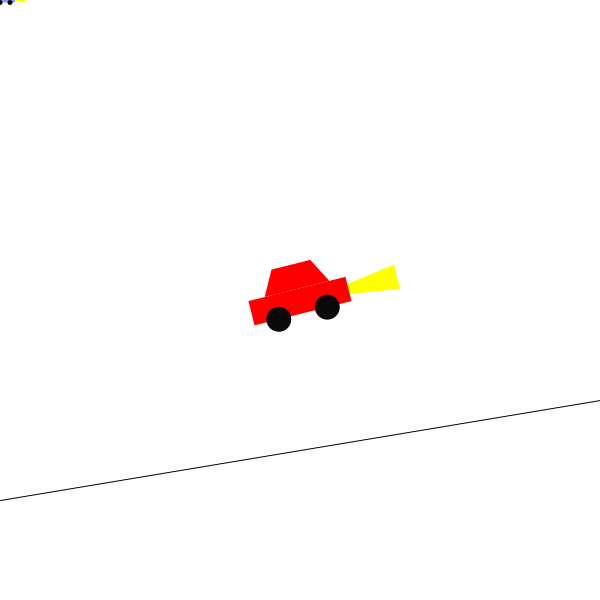
Frame 1 (no input)
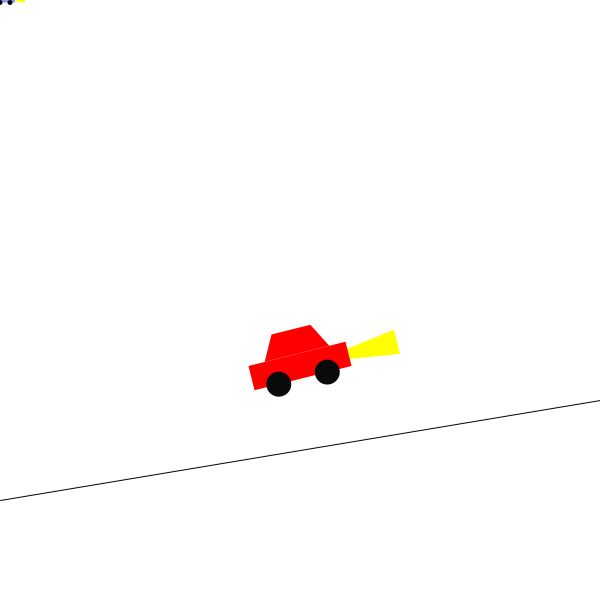
Frame 60 (the mouse pressed at the canvas centre just before this capture)
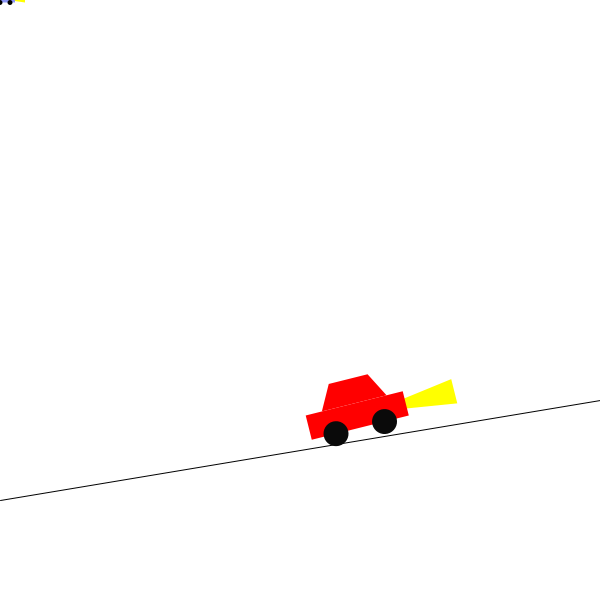
Frame 120 (the mouse held since frame 60 and released just before this capture)

The Processing sketch that drew these frames (run headless with seeded random() and noise(); from frame 60 on, the mouse is pressed at the canvas centre):

// Processing sketch: CarGame
// ── CarGame.pde
Truck littleCar;
Truck BIGCAR;
boolean drive;
boolean drive2;
boolean right;
boolean left;
boolean right2;
boolean left2;
float groundStartY = 100;
float groundEndY = 200;
float groundEndX;
float groundStartX = 0;
float gravity = 1.1;

void setup() {
  size(600, 600);
  groundEndX = width;
  frameRate(180);
  littleCar = new Truck(color(255, 0, 0), color(10), width/2, height/2, 1, 0, 100, gravity);
  BIGCAR = new Truck(color(138, 148, 245), color(0), 5, height, 2, 0, 20, gravity);
  drive = false;
  littleCar.gravDirection();
}

void draw() {
  translate(0, height);
  scale(1, -1);
  background(255);
  stroke(1);
  line(0, groundStartY, width, groundEndY);
  noStroke();
  println(atan(((groundEndY-groundStartY)/(groundEndX-groundEndY))));
  littleCar.gravity(gravity);
  littleCar.headlights();
  BIGCAR.headlights();
  littleCar.display();
  BIGCAR.display();
  if (drive) {
    littleCar.drive();
  }
  if (drive2) {
    BIGCAR.drive();
  }
  if (right) {
    littleCar.turnRight();
  }
  if (left) {
    littleCar.turnLeft();
  }
  if (right2) {
    BIGCAR.turnRight();
  }
  if (left2) {
    BIGCAR.turnLeft();
  }
}

void mousePressed() {
  drive = !drive;
}

void keyPressed() {
  if (key == CODED) {
    if (keyCode == RIGHT) {
      right = true;
    }
    if (keyCode == LEFT) {
      left = true;
    }
    if (keyCode == UP) {
      drive = true;
    }
  }
  if (key== 'a') {
    left2 = true;
  }
  if (key=='d') {
    right2 = true;
  }
  if (key=='z') {
    littleCar.resetDirection();
    BIGCAR.resetDirection();
  }
}

void keyReleased() {
  if (key == CODED) {
    if (keyCode == RIGHT) {
      right = false;
    }
    if (keyCode == LEFT) {
      left = false;
    }
    if (keyCode == UP) {
      drive = false;
    }
  }
  if (key == 'a') {
    left2 = false;
  }
  if (key == 'd') {
    right2 = false;
  }
}

// ── Car.pde
class Truck {
  color c;
  color wheelColor;
  float x;
  float y;
  float carLength;
  float carHeight;
  float speedX;
  float direction;

  Truck(color tempc, color wheeltemp, float xpos, float ypos, float speedTemp, float directionTemp, float lengthTemp, float gravTemp) {
    c = tempc;
    wheelColor = wheeltemp;
    x = xpos;
    y = ypos;
    carLength = lengthTemp;
    carHeight = carLength/4;
    speedX = speedTemp;
    direction = directionTemp;
  }

  void display() {
    noStroke();
    fill(c);
    pushMatrix();
    translate(x, y);
    rotate(direction);
    rectMode(CENTER);
    rect(0, 0, carLength, carHeight);
    quad(0-carLength/3, 0+carHeight/2, 0+carLength/3, 0+carHeight/2, 0+carLength/5, 0+carHeight*1.5, 0-carLength/5, 0+carHeight*1.5);

    //WHEELS
    popMatrix();
    pushMatrix();
    translate(x, y);
    rotate(direction);
    translate(-carLength/4, -carHeight/2);
    fill(wheelColor);
    ellipse(0, 0, carHeight, carHeight);
    popMatrix();
    pushMatrix();
    translate(x, y);
    rotate(direction);
    translate(+carLength/4, -carHeight/2);
    fill(wheelColor);
    ellipse(0, 0, carHeight, carHeight);
    popMatrix();
  }

  void drive() {
    if (x<width && y<height && x> 0 && y > 0) {
      pushMatrix();
      translate(x, y);
      x += speedX*cos(direction);
      y += speedX*sin(direction);
      popMatrix();
    }
    if (x>width) {
      x = 1;
    }
    if (x<0) {
      x = width-1;
    }
    if (y>height) {
      y = 1;
    }
    if (y<0) {
      y = height-1;
    }
    println(direction);
  }

  void turnRight() {
    direction -= PI/160;
  }
  void turnLeft() {
    direction += PI/160;
  }
  void resetDirection() {
    direction=0;
  }

  void gravity(float carGravity) {
    if (y-carHeight > ((groundEndY-groundStartY)*x)/(groundEndX-groundStartX)+groundStartY) {
      y-=carGravity;
    }
  }

  void gravDirection() {
    direction = atan(((groundEndY-groundStartY)/(groundEndX-groundEndY)));
    println(atan(((groundEndY-groundStartY)/(groundEndX-groundEndY))));
    println(direction);
  }

  void headlights() {
    pushMatrix();
    translate(x, y);
    rotate(direction);
    fill(255, 255, 0);
    triangle(carLength/7, 0, carLength, carHeight/2, carLength, -carHeight/2);
    popMatrix();
  }
}
